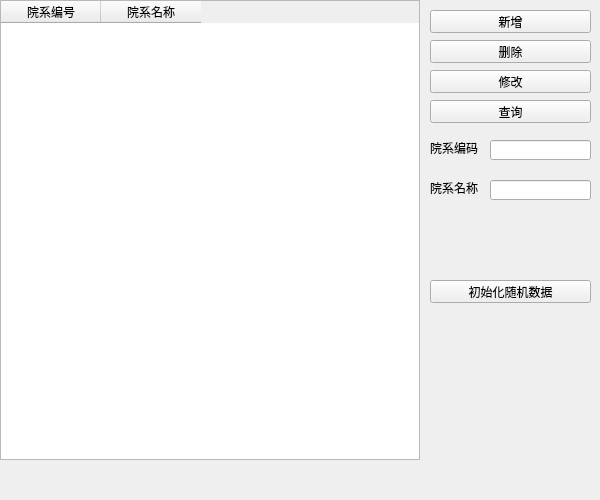
<?xml version="1.0" encoding="UTF-8"?>
<ui version="4.0">
 <class>management_of_participating_departments</class>
 <widget class="QWidget" name="management_of_participating_departments">
  <property name="geometry">
   <rect>
    <x>0</x>
    <y>0</y>
    <width>600</width>
    <height>500</height>
   </rect>
  </property>
  <property name="windowTitle">
   <string>management_of_participating_departments</string>
  </property>
  <widget class="QPushButton" name="pushButton_Add">
   <property name="geometry">
    <rect>
     <x>430</x>
     <y>10</y>
     <width>161</width>
     <height>23</height>
    </rect>
   </property>
   <property name="text">
    <string>新增</string>
   </property>
  </widget>
  <widget class="QPushButton" name="pushButton_Delete">
   <property name="geometry">
    <rect>
     <x>430</x>
     <y>40</y>
     <width>161</width>
     <height>23</height>
    </rect>
   </property>
   <property name="text">
    <string>删除</string>
   </property>
  </widget>
  <widget class="QPushButton" name="pushButton_Change">
   <property name="geometry">
    <rect>
     <x>430</x>
     <y>70</y>
     <width>161</width>
     <height>23</height>
    </rect>
   </property>
   <property name="text">
    <string>修改</string>
   </property>
  </widget>
  <widget class="QPushButton" name="pushButton_Search">
   <property name="geometry">
    <rect>
     <x>430</x>
     <y>100</y>
     <width>161</width>
     <height>23</height>
    </rect>
   </property>
   <property name="text">
    <string>查询</string>
   </property>
  </widget>
  <widget class="QTableWidget" name="tableWidget">
   <property name="geometry">
    <rect>
     <x>0</x>
     <y>0</y>
     <width>420</width>
     <height>460</height>
    </rect>
   </property>
   <column>
    <property name="text">
     <string>院系编号</string>
    </property>
   </column>
   <column>
    <property name="text">
     <string>院系名称</string>
    </property>
   </column>
  </widget>
  <widget class="QLineEdit" name="lineEditCode">
   <property name="geometry">
    <rect>
     <x>490</x>
     <y>140</y>
     <width>101</width>
     <height>20</height>
    </rect>
   </property>
  </widget>
  <widget class="QLineEdit" name="lineEditName">
   <property name="geometry">
    <rect>
     <x>490</x>
     <y>180</y>
     <width>101</width>
     <height>20</height>
    </rect>
   </property>
  </widget>
  <widget class="QLabel" name="label">
   <property name="geometry">
    <rect>
     <x>430</x>
     <y>140</y>
     <width>50</width>
     <height>15</height>
    </rect>
   </property>
   <property name="text">
    <string>院系编码</string>
   </property>
  </widget>
  <widget class="QLabel" name="label_2">
   <property name="geometry">
    <rect>
     <x>430</x>
     <y>180</y>
     <width>50</width>
     <height>15</height>
    </rect>
   </property>
   <property name="text">
    <string>院系名称</string>
   </property>
  </widget>
  <widget class="QPushButton" name="pushButton">
   <property name="geometry">
    <rect>
     <x>430</x>
     <y>280</y>
     <width>161</width>
     <height>23</height>
    </rect>
   </property>
   <property name="text">
    <string>初始化随机数据</string>
   </property>
  </widget>
 </widget>
 <resources/>
 <connections>
  <connection>
   <sender>pushButton</sender>
   <signal>clicked()</signal>
   <receiver>management_of_participating_departments</receiver>
   <slot>pushButton_Init_clicked()</slot>
   <hints>
    <hint type="sourcelabel">
     <x>279</x>
     <y>259</y>
    </hint>
    <hint type="destinationlabel">
     <x>281</x>
     <y>306</y>
    </hint>
   </hints>
  </connection>
  <connection>
   <sender>pushButton_Add</sender>
   <signal>clicked()</signal>
   <receiver>management_of_participating_departments</receiver>
   <slot>pushButton_Add_clicked()</slot>
   <hints>
    <hint type="sourcelabel">
     <x>292</x>
     <y>21</y>
    </hint>
    <hint type="destinationlabel">
     <x>302</x>
     <y>37</y>
    </hint>
   </hints>
  </connection>
  <connection>
   <sender>pushButton_Delete</sender>
   <signal>clicked()</signal>
   <receiver>management_of_participating_departments</receiver>
   <slot>pushButton_Delete_clicked()</slot>
   <hints>
    <hint type="sourcelabel">
     <x>268</x>
     <y>48</y>
    </hint>
    <hint type="destinationlabel">
     <x>277</x>
     <y>66</y>
    </hint>
   </hints>
  </connection>
  <connection>
   <sender>pushButton_Change</sender>
   <signal>clicked()</signal>
   <receiver>management_of_participating_departments</receiver>
   <slot>pushButton_Modify_clicked()</slot>
   <hints>
    <hint type="sourcelabel">
     <x>330</x>
     <y>87</y>
    </hint>
    <hint type="destinationlabel">
     <x>337</x>
     <y>96</y>
    </hint>
   </hints>
  </connection>
  <connection>
   <sender>pushButton_Search</sender>
   <signal>clicked()</signal>
   <receiver>management_of_participating_departments</receiver>
   <slot>pushButton_Search_clicked()</slot>
   <hints>
    <hint type="sourcelabel">
     <x>304</x>
     <y>110</y>
    </hint>
    <hint type="destinationlabel">
     <x>304</x>
     <y>132</y>
    </hint>
   </hints>
  </connection>
 </connections>
 <slots>
  <slot>pushButton_Init_clicked()</slot>
  <slot>pushButton_Add_clicked()</slot>
  <slot>pushButton_Delete_clicked()</slot>
  <slot>pushButton_Modify_clicked()</slot>
  <slot>pushButton_Search_clicked()</slot>
 </slots>
</ui>
